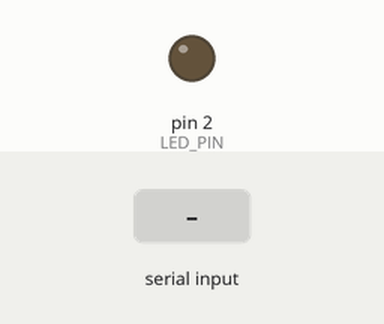
A sketch run on a simulated Arduino Uno, built with avr-gcc and run on an emulated ATmega328P. On the bench: output pins drawn as LEDs (lit = HIGH). The test bench sets the inputs (shaded band).

Above: at 1.2 s.
1.3 s: "1\n" received over Serial
At 1.8 s:
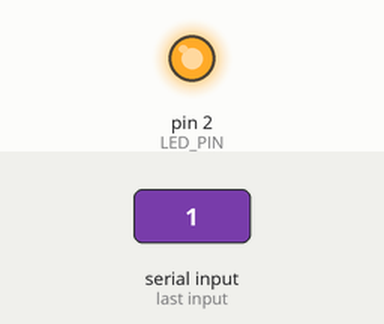
Timing chart, 0 to 4.3 s (numbered marks = the images above; inputs shaded):
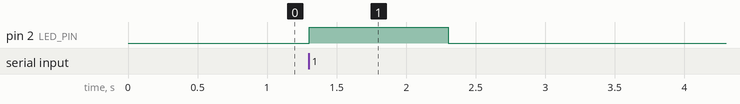

Measured:
- after the input at 1.3 s, pin 2 (LED_PIN): LOW → HIGH at once, → LOW 1.0 s later

The sketch:

sketch_jun07a.ino
```cpp
#define LED_PIN 2

void setup() {
  Serial.begin(9600);
  pinMode(LED_PIN, OUTPUT);
  digitalWrite(LED_PIN, LOW);
}

void loop() {
  if (Serial.available()) {
    const int selectedOption = Serial.parseInt();
    switch (selectedOption) {
    case 0: {
      digitalWrite(LED_PIN, LOW);
      break;
    }
    case 1: {
      digitalWrite(LED_PIN, HIGH);
      break;
    }
    }
  }
}
```
